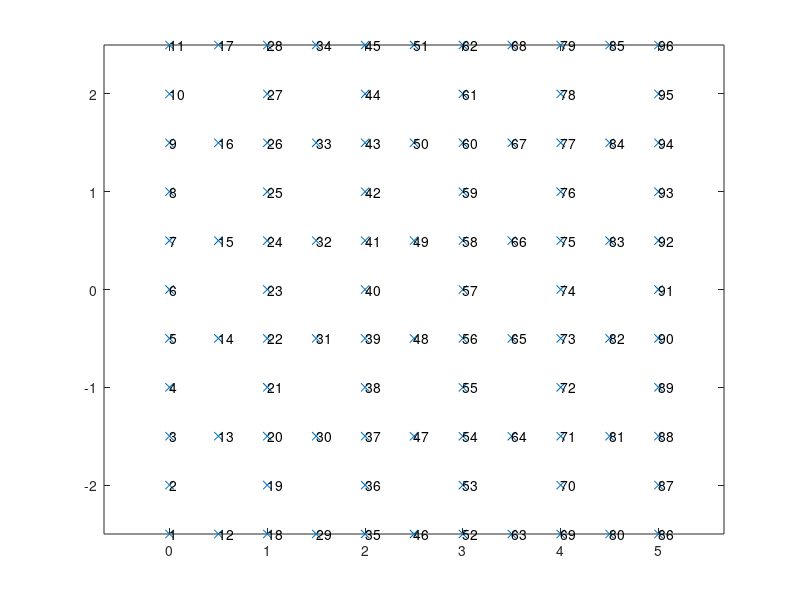

Here is the MATLAB script that generated this plot:
clear all
h      = input('Height of rectangle ? ');
l      = input('Length of rectangle ? ');
m      = input('Increments along height ? ');
n      = input('Increments along length ? ');
option = input('0:Plane strain or 1:Plane stress ? ');
E      = input('Elasticity modulus ? ');
nu     = input('Poisson''s ratio ? ');
t      = input('Element thickness ? ');
disp('0: Parabolic shear stress or ');
disp('1: Linear bending stress at beam tip or');
disp('2: Beam forced into radius or');
disp('3: Beam transformed to 90 degree section loaded with pressure');
load_opt = input('4: Beam transformed to 90 degree section, inside surface displaced');
if load_opt == 0
    V0 = input('Magnitude of total shear force at beam tip ? ');
elseif load_opt == 1
    V0 = input('Magnitude of bending stress at top surface at beam tip ? ');
elseif load_opt==2
    R  = input('Enter radius that beam is deformed into. ');
elseif load_opt==3
    R = 2*l/pi;
    Mag = input('Internal pressure (in undeformed configuration) ? '); 
elseif load_opt==4
    R = 2*l/pi;
    RadD = input('Radial displacement ? ');
end
filen  = input('Write output to which file ? ','s');

node = 0;
deltx = l/(2*n);
for i=1:2*n+1;
    if(mod(i,2)==1)
        delty = h/(2*m);
        for j=1:2*m+1;
            node = node + 1;
            x = (i-1)*deltx;
            y = (j-1)*delty - h/2;
            coord(node,:) = [node x y];
            if any(load_opt == [2, 3, 4])
                u = (R - y)*sin(x/R) - x;
                v = R -(R-y)*cos(x/R) -  y;
                if load_opt==2
                    displ(node,:)=[node u v];
                    coord(node,:)=[node x y];
                else
                    coord(node,:) = [node (x+u) (y+v)];
                end
            end
        end
    else
        delty = h/m;
        for j=1:m+1;
            node = node + 1;
            x = (i-1)*deltx;
            y = (j-1)*delty - h/2;
            coord(node,:) = [node x y];
            if any(load_opt == [2, 3, 4])
                u = (R - y)*sin(x/R) - x;
                v = R -(R-y)*cos(x/R) - y;
                if load_opt==2
                    displ(node,:)=[node u v];
                    coord(node,:)=[node x y];
                else
                    coord(node,:) = [node (x+u) (y+v)];
                end
            end
        end
    end
end

el = 0;
for i=1:n
    for j=1:m
        elnode1 = (3*m+2)*(i-1) + 2*(j-1) + 1;
        elnode2 = (3*m+2)*(i-1) + 2*(j-1) + 3;
        elnode3 = (3*m+2)*i + 2*(j-1) + 1;
        elnode4 = (3*m+2)*i + 2*(j-1) + 3;
        elnode5 = 2*m+1+(3*m+2)*(i-1) + j;
        elnode6 = (3*m+2)*i + 2*(j-1) + 2;
        elnode7 = 2*m+1+(3*m+2)*(i-1) + j+1;
        elnode8 = (3*m+2)*(i-1) + 2*(j-1) + 2;
        el1 = el+1;
        elnode(el1,:) = [el1 elnode1 elnode3 elnode4 elnode2 ...
            elnode5 elnode6 elnode7 elnode8];
        el=el+1;
    end
end

%Compute equivalant nodal forces applied at beam tip
delty = h / m;
forces = zeros(2*m+1,1);
forcesb = zeros(2*m+1,1);
if (load_opt<2)
    for i=1:m;
        y1 = -h/2 + (i-1)*delty;
        y3 = -h/2 + i*delty;
        y2 = -h/2 + (i-0.5)*delty;
        % Compute equivalent nodal loads for parabolic shear stress
        FA = -1/3*(5*y1^3-11*y2*y1^2+3*y3*y1^2+6*y1*y2^2-8*y1*y2*y3+3*y1*y3^2+ ...
            y3^3-5*y2*y3^2+6*y3*y2^2)*V0/(-y3+y1)/h;
        FB =  1/3*(3*y1^3+9*y3*y1^2-16*y2*y1^2+12*y1*y2^2+9*y1*y3^2-16*y1*y2*y3+ ...
            3*y3^3+12*y3*y2^2-16*y2*y3^2)*V0/(-y3+y1)/h;
        FC = -1/3*(y1^3-5*y2*y1^2+3*y3*y1^2+6*y1*y2^2-8*y1*y2*y3+3*y1*y3^2+ ...
            5*y3^3-11*y2*y3^2+6*y3*y2^2)*V0/(-y3+y1)/h;
        % Compute equivalant nodal loads for linear bending stress
        F1 = 1/20*(-18*y3^4-48*y1*y3^3+80*y3^3*y2-80*y3^2*y2^2+5*h^2*y3^2+ ...
            120*y3^2*y2*y1-48*y3^2*y1^2-30*y3*y2*h^2+20*h^2*y3*y1- ...
            80*y3*y1*y2^2+120*y3*y2*y1^2-48*y3*y1^3+60*y2^2*h^2-78*y1^4+ ...
            35*h^2*y1^2-90*y2*h^2*y1+160*y2*y1^3-80*y1^2*y2^2)*V0/(y3-y1)/h^3;
        F2 = -1/10*(-28*y3^4-68*y1*y3^3+120*y3^3*y2-80*y3^2*y2^2+5*h^2*y3^2+ ...
            120*y3^2*y2*y1-48*y3^2*y1^2-68*y3*y1^3+50*h^2*y3*y1-60*y3*y2*h^2- ...
            80*y3*y1*y2^2+120*y3*y2*y1^2+5*h^2*y1^2-28*y1^4+60*y2^2*h^2- ...
            60*y2*h^2*y1-80*y1^2*y2^2+120*y2*y1^3)*V0/(y3-y1)/h^3;
        F3 = 1/20*(-78*y3^4-48*y1*y3^3+160*y3^3*y2-80*y3^2*y2^2+35*h^2*y3^2+ ...
            120*y3^2*y2*y1-48*y3^2*y1^2-90*y3*y2*h^2+20*h^2*y3*y1- ...
            80*y3*y1*y2^2+120*y3*y2*y1^2-48*y3*y1^3+60*y2^2*h^2-18*y1^4+ ...
            5*h^2*y1^2-30*y2*h^2*y1+80*y2*y1^3-80*y1^2*y2^2)*V0/(y3-y1)/h^3;
        % forces contains the equivalent nodal loads for
        % parabolic shear stress distribution at beam tip
        forces(2*(i-1)+1:2*i+1)=forces(2*(i-1)+1:2*i+1) + [F1 F2 F3]';
        % forcesb contains the equivalant nodal loads for
        % linear bending stress applied at the beam tip
        forcesb(2*(i-1)+1:2*i+1)=forcesb(2*(i-1)+1:2*i+1) + [FA FB FC]';
    end
end

if load_opt==3
    Interior = find(sqrt(coord(:,2).^2+(coord(:,3)-R).^2) - (R-h/2) < 0.001);
    LoadMat = [Interior(1) 2 -Mag/6];
    for i=2:(length(Interior)-1)
        dx = coord(Interior(i),2);
        dy = coord(Interior(i),3)-R;
        dL = sqrt(dx^2 + dy^2);
        if mod(i,2)==0
            Loadx = 2/3*Mag*dx/dL;
            Loady = 2/3*Mag*dy/dL;
        else
            Loadx = 1/3*Mag*dx/dL;
            Loady = 1/3*Mag*dy/dL;
        end
        LoadMat = [LoadMat
                   Interior(i) 1 Loadx];
        LoadMat = [LoadMat
                   Interior(i) 2 Loady];
    end
    LoadMat = [LoadMat
               Interior(end) 1 1/6*Mag];
end

if load_opt==4
    Interior = find(sqrt(coord(:,2).^2+(coord(:,3)-R).^2) - (R-h/2) < 0.001);
    Exterior = find(sqrt(coord(:,2).^2+(coord(:,3)-R).^2) > (R+h/2)-0.001);
    
    DispMat = [Interior(1) 2 -RadD];
    for i=2:(length(Interior)-1)
        dx = coord(Interior(i),2);
        dy = coord(Interior(i),3)-R;
        dL = sqrt(dx^2 + dy^2);
        Dx = RadD*dx/dL;
        Dy = RadD*dy/dL;
        DispMat = [DispMat
                   Interior(i) 1 Dx
                   Interior(i) 2 Dy];
    end
    DispMat = [DispMat
               Interior(end) 1 RadD];
end

fid=fopen(filen,'w');
fprintf(fid,'Number_of_nodes \n');
fprintf(fid,'%5d \n',node);
fprintf(fid,'Nodal_coordinates \n');
fprintf(fid,'%5d %20.15e %20.15e \n',coord');
fprintf(fid,'Number_of_elements \n');
fprintf(fid,'%5d \n',el);
fprintf(fid,'Plane_stress_or_strain \n');
fprintf(fid,'%5d \n',option);
fprintf(fid,'Element_connectivity \n');
fprintf(fid,'%5d %5d %5d %5d %5d %5d %5d %5d %5d \n',elnode');
fprintf(fid,'Material_properties \n');
fprintf(fid,'%20.15e %20.15e %20.15e \n',[E nu t]);
fprintf(fid,'Number_of_prescribed_displacements \n');
if load_opt==2
    fprintf(fid,'%5d \n',2*node);
elseif load_opt~=4
    fprintf(fid,'%5d \n',4*m+2);
else
    fprintf(fid,'%5d \n',4*m+2+size(DispMat,1));
end
fprintf(fid,'Prescribed_displacements \n');
if load_opt==2
    for i=1:node
        fprintf(fid,'%5d 1 %20.15f \n',[i displ(i,2)]);
        fprintf(fid,'%5d 2 %20.15f \n',[i displ(i,3)]);
    end
elseif load_opt==3
    fprintf(fid,'%5d 1 0.0 \n',1:2*m+1);
    fprintf(fid,'%5d 2 0.0 \n',node-(2*m):node);
elseif any(load_opt == [0, 1])
    fprintf(fid,'%5d 1 0.0 \n',1:2*m+1);
    fprintf(fid,'%5d 2 0.0 \n',1:2*m+1);
elseif load_opt==4
    fprintf(fid,'%5d 1 0.0 \n',1:2*m+1);
    fprintf(fid,'%5d 2 0.0 \n',node-(2*m):node);
    fprintf(fid,'%5d %5d %20.15f \n',DispMat');
end
fprintf(fid,'Number_of_nodal_loads \n');
if load_opt==2
    fprintf(fid,'0 \n');
elseif load_opt==3
    fprintf(fid,'%5d \n',size(LoadMat,1));
elseif any(load_opt == [0, 1])
    fprintf(fid,'%5d \n',2*m+1);
elseif load_opt==4
    fprintf(fid,' 0 \n');
end;
fprintf(fid,'Nodal_loads \n');
if load_opt==0
    for i=1:2*m+1
        c_node = (3*m+2)*n+i;
        fprintf(fid,'%5d 2 %20.15f \n',[c_node forces(i)]);
    end
elseif load_opt==1
    for i=1:2*m+1
        c_node = (3*m+2)*n+i;
        fprintf(fid,'%5d 1 %20.15f \n',[c_node forcesb(i)]);
    end
elseif load_opt==3
    fprintf(fid,'%5d %5d %20.15f \n',LoadMat');
end
fprintf(fid,'Number_of_load_increments \n');
fprintf(fid,' 10 \n');
fprintf(fid,'Number_of_MPCs \n');
fprintf(fid,'  0 \n');
fclose(fid);

figure(1)
plot(coord(:,2),coord(:,3),'x')
for i=1:node
    text(coord(i,2),coord(i,3),num2str(i));
end
axis equal